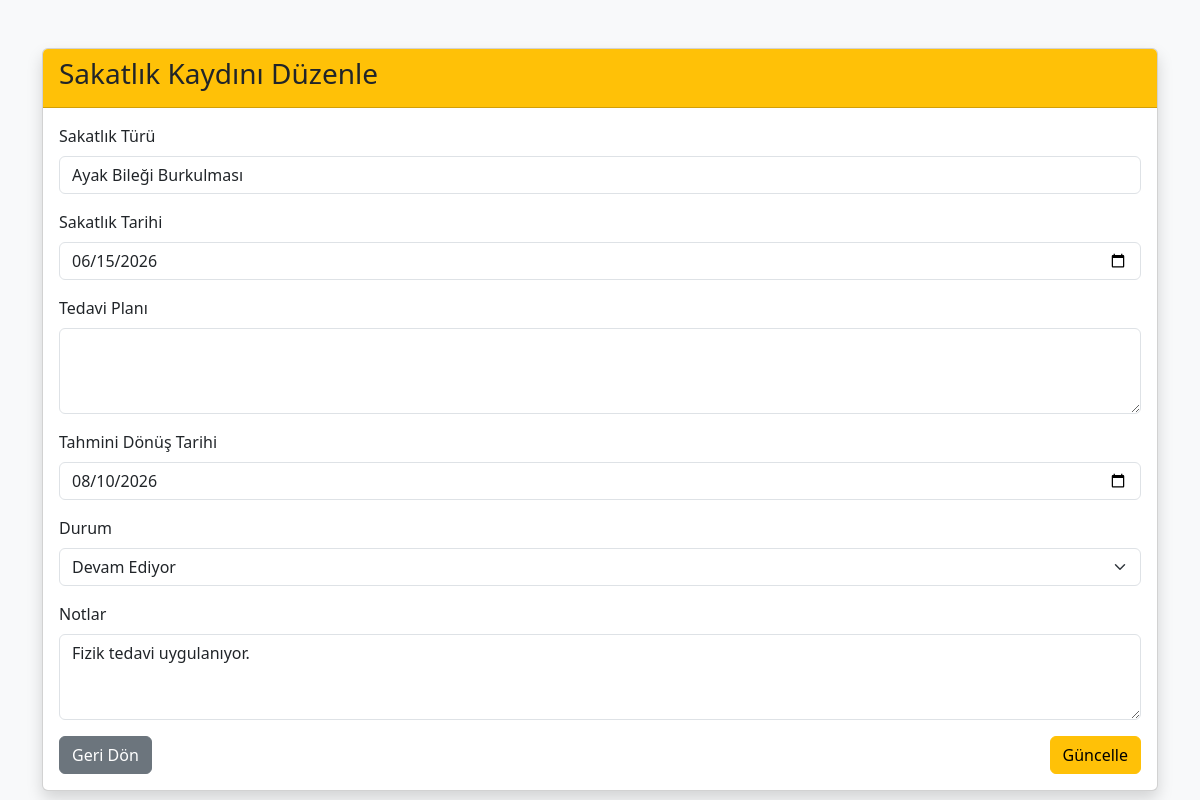
/edit_injury.php?id=2 (signed in), run on the app's committed database.
### tables this page shows
CREATE TABLE `injuries` (
  `id` int(11) NOT NULL,
  `player_id` int(11) NOT NULL,
  `injury_type` varchar(100) NOT NULL,
  `injury_date` date NOT NULL,
  `treatment_plan` text DEFAULT NULL,
  `expected_return_date` date DEFAULT NULL,
  `status` enum('devam ediyor','iyileşti') DEFAULT 'devam ediyor',
  `notes` text DEFAULT NULL,
  `created_at` timestamp NOT NULL DEFAULT current_timestamp()
);

### edit_injury.php (the view, shortened to what this page needs)
<?php
include 'config/db.php';
$id = $_GET['id'];
$stmt = $conn->prepare("
    SELECT *
    FROM injuries
    WHERE id = ?
");
$stmt->bind_param("i", $id);
$stmt->execute();
$result = $stmt->get_result();
$injury = $result->fetch_assoc();
?>
<!DOCTYPE html>
<html lang="tr">
<head>
    <link href="https://cdn.jsdelivr.net/npm/bootstrap@5.3.7/dist/css/bootstrap.min.css" rel="stylesheet">
</head>
<body class="bg-light">
<div class="container mt-5">
    <div class="card shadow">
        <div class="card-header bg-warning">
            <h3>Sakatlık Kaydını Düzenle</h3>
        </div>
        <div class="card-body">
            <form method="POST">
        <div class="mb-3">
    <label class="form-label">Sakatlık Türü</label>
    <input type="text"
           name="injury_type"
           class="form-control"
           value="<?= htmlspecialchars($injury['injury_type']) ?>"
           required>
</div>
<div class="mb-3">
    <label class="form-label">Sakatlık Tarihi</label>
    <input type="date"
           name="injury_date"
           class="form-control"
           value="<?= $injury['injury_date'] ?>"
           required>
</div>
<div class="mb-3">
    <label class="form-label">Tedavi Planı</label>
    <textarea name="treatment_plan"
              class="form-control"
              rows="3"><?= htmlspecialchars($injury['treatment_plan']) ?></textarea>
</div>
<div class="mb-3">
    <label class="form-label">Tahmini Dönüş Tarihi</label>
    <input type="date"
           name="expected_return_date"
           class="form-control"
           value="<?= $injury['expected_return_date'] ?>">
</div>
<div class="mb-3">
    <label class="form-label">Durum</label>
    <select name="status"
            class="form-select"
            required>
        <option value="devam ediyor"
            <?= ($injury['status'] == 'devam ediyor') ? 'selected' : '' ?>>
            Devam Ediyor
        </option>
    </select>
</div>
<div class="mb-3">
    <label class="form-label">Notlar</label>
    <textarea name="notes"
              class="form-control"
              rows="3"><?= htmlspecialchars($injury['notes']) ?></textarea>
</div>
<div class="d-flex justify-content-between">
    <a href="injuries.php"
       class="btn btn-secondary">
        Geri Dön
    </a>
    <button type="submit"
            class="btn btn-warning">
        Güncelle
    </button>
</div>
            </form>
        </div>
    </div>
</div>
</body>
</html>

### data on the page
injuries: injury_type "Ayak Bileği Burkulması", injury_date "06/15/2026", expected_return_date "08/10/2026", status "Devam Ediyor", notes "Fizik tedavi uygulanıyor."
